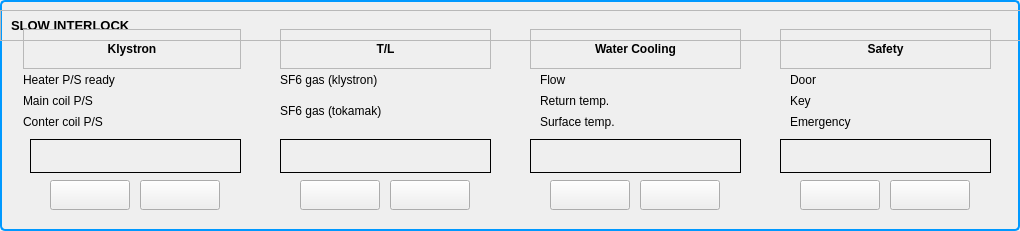
  <widget class="QGroupBox" name="groupBox_3" >
   <property name="geometry" >
    <rect>
     <x>30</x>
     <y>190</y>
     <width>1020</width>
     <height>231</height>
    </rect>
   </property>
   <property name="styleSheet" >
    <string>QGroupBox {
 background-color: qlineargradient(x1: 0, y1: 0, x2: 0, y2: 1,
                                   stop: 0 #E0E0E0, stop: 1 #FFFFFF);
 border: 2px solid rgb(0, 153, 255);
 border-radius: 5px;
 margin-top: 1ex; 
}</string>
   </property>
   <property name="title" >
    <string/>
   </property>
   <widget class="CALabel" name="caLabel_13" >
    <property name="geometry" >
     <rect>
      <x>180</x>
      <y>69</y>
      <width>61</width>
      <height>21</height>
     </rect>
    </property>
    <property name="font" >
     <font/>
    </property>
    <property name="alignment" >
     <set>Qt::AlignCenter</set>
    </property>
    <property name="pvname" >
     <string>LH1_DI1_BIT0C</string>
    </property>
    <property name="cmode" stdset="0" >
     <enum>CALabel::Alarm</enum>
    </property>
    <property name="truelabel" >
     <string>OK</string>
    </property>
    <property name="falselabel" >
     <string>FAULT</string>
    </property>
   </widget>
   <widget class="QLabel" name="label_23" >
    <property name="geometry" >
     <rect>
      <x>23</x>
      <y>69</y>
      <width>161</width>
      <height>21</height>
     </rect>
    </property>
    <property name="font" >
     <font>
      <pointsize>9</pointsize>
     </font>
    </property>
    <property name="text" >
     <string>Heater P/S ready</string>
    </property>
    <property name="alignment" >
     <set>Qt::AlignLeading|Qt::AlignLeft|Qt::AlignVCenter</set>
    </property>
   </widget>
   <widget class="QLabel" name="label_26" >
    <property name="geometry" >
     <rect>
      <x>23</x>
      <y>90</y>
      <width>151</width>
      <height>21</height>
     </rect>
    </property>
    <property name="font" >
     <font>
      <pointsize>9</pointsize>
     </font>
    </property>
    <property name="text" >
     <string>Main coil P/S</string>
    </property>
    <property name="alignment" >
     <set>Qt::AlignLeading|Qt::AlignLeft|Qt::AlignVCenter</set>
    </property>
   </widget>
   <widget class="QLabel" name="label_24" >
    <property name="geometry" >
     <rect>
      <x>23</x>
      <y>111</y>
      <width>151</width>
      <height>21</height>
     </rect>
    </property>
    <property name="font" >
     <font>
      <pointsize>9</pointsize>
     </font>
    </property>
    <property name="text" >
     <string>Conter coil P/S</string>
    </property>
    <property name="alignment" >
     <set>Qt::AlignLeading|Qt::AlignLeft|Qt::AlignVCenter</set>
    </property>
   </widget>
   <widget class="CALabel" name="caLabel_18" >
    <property name="geometry" >
     <rect>
      <x>180</x>
      <y>90</y>
      <width>61</width>
      <height>21</height>
     </rect>
    </property>
    <property name="font" >
     <font/>
    </property>
    <property name="alignment" >
     <set>Qt::AlignCenter</set>
    </property>
    <property name="pvname" >
     <string>LH1_KL_MPS_STAT</string>
    </property>
    <property name="cmode" stdset="0" >
     <enum>CALabel::Alarm</enum>
    </property>
    <property name="truelabel" >
     <string>OK</string>
    </property>
    <property name="falselabel" >
     <string>FAULT</string>
    </property>
   </widget>
   <widget class="CALabel" name="caLabel_16" >
    <property name="geometry" >
     <rect>
      <x>180</x>
      <y>111</y>
      <width>61</width>
      <height>21</height>
     </rect>
    </property>
    <property name="font" >
     <font/>
    </property>
    <property name="alignment" >
     <set>Qt::AlignCenter</set>
    </property>
    <property name="pvname" >
     <string>LH1_INT_CMPS_STAT</string>
    </property>
    <property name="cmode" stdset="0" >
     <enum>CALabel::Alarm</enum>
    </property>
    <property name="truelabel" >
     <string>OK</string>
    </property>
    <property name="falselabel" >
     <string>FAULT</string>
    </property>
   </widget>
   <widget class="QLabel" name="label_20" >
    <property name="geometry" >
     <rect>
      <x>0</x>
      <y>10</y>
      <width>1021</width>
      <height>31</height>
     </rect>
    </property>
    <property name="font" >
     <font>
      <pointsize>-1</pointsize>
      <weight>75</weight>
      <bold>true</bold>
     </font>
    </property>
    <property name="styleSheet" >
     <string>font-size:13px;font-weight:bold;</string>
    </property>
    <property name="frameShape" >
     <enum>QFrame::StyledPanel</enum>
    </property>
    <property name="text" >
     <string>SLOW INTERLOCK</string>
    </property>
    <property name="alignment" >
     <set>Qt::AlignLeading|Qt::AlignLeft|Qt::AlignVCenter</set>
    </property>
    <property name="indent" >
     <number>10</number>
    </property>
   </widget>
   <widget class="CAPushButton" name="caPushButton_5" >
    <property name="geometry" >
     <rect>
      <x>50</x>
      <y>180</y>
      <width>80</width>
      <height>30</height>
     </rect>
    </property>
    <property name="font" >
     <font/>
    </property>
    <property name="styleSheet" >
     <string/>
    </property>
    <property name="buttonType" >
     <enum>CAPushButton::PulseButton</enum>
    </property>
    <property name="pvname" >
     <string>LH1_INTC_KLY_EN</string>
    </property>
    <property name="truelabel" >
     <string>ENABLE</string>
    </property>
    <property name="falselabel" >
     <string>ENABLE</string>
    </property>
   </widget>
   <widget class="CALabel" name="caLabel_27" >
    <property name="geometry" >
     <rect>
      <x>30</x>
      <y>139</y>
      <width>211</width>
      <height>34</height>
     </rect>
    </property>
    <property name="font" >
     <font/>
    </property>
    <property name="styleSheet" >
     <string> border: 1px solid black;</string>
    </property>
    <property name="frameShape" >
     <enum>QFrame::StyledPanel</enum>
    </property>
    <property name="alignment" >
     <set>Qt::AlignCenter</set>
    </property>
    <property name="pvname" >
     <string>LH1_INT_DKLY_STAT</string>
    </property>
    <property name="cmode" stdset="0" >
     <enum>CALabel::Alarm</enum>
    </property>
    <property name="truelabel" >
     <string>Kly. INT Disable</string>
    </property>
    <property name="falselabel" >
     <string>Kly. INT Enable</string>
    </property>
   </widget>
   <widget class="CAPushButton" name="caPushButton_6" >
    <property name="geometry" >
     <rect>
      <x>140</x>
      <y>180</y>
      <width>80</width>
      <height>30</height>
     </rect>
    </property>
    <property name="font" >
     <font/>
    </property>
    <property name="styleSheet" >
     <string/>
    </property>
    <property name="buttonType" >
     <enum>CAPushButton::PulseButton</enum>
    </property>
    <property name="pvname" >
     <string>LH1_INTC_KLY_DIS</string>
    </property>
    <property name="truelabel" >
     <string>DISABLE</string>
    </property>
    <property name="falselabel" >
     <string>DISABLE</string>
    </property>
   </widget>
   <widget class="CAPushButton" name="caPushButton_7" >
    <property name="geometry" >
     <rect>
      <x>800</x>
      <y>180</y>
      <width>80</width>
      <height>30</height>
     </rect>
    </property>
    <property name="font" >
     <font/>
    </property>
    <property name="styleSheet" >
     <string/>
    </property>
    <property name="buttonType" >
     <enum>CAPushButton::PulseButton</enum>
    </property>
    <property name="pvname" >
     <string>LH1_INTC_AUX_EN</string>
    </property>
    <property name="truelabel" >
     <string>ENABLE</string>
    </property>
    <property name="falselabel" >
     <string>ENABLE</string>
    </property>
   </widget>
   <widget class="CALabel" name="caLabel_28" >
    <property name="geometry" >
     <rect>
      <x>780</x>
      <y>139</y>
      <width>211</width>
      <height>34</height>
     </rect>
    </property>
    <property name="font" >
     <font/>
    </property>
    <property name="styleSheet" >
     <string> border: 1px solid black;</string>
    </property>
    <property name="frameShape" >
     <enum>QFrame::StyledPanel</enum>
    </property>
    <property name="alignment" >
     <set>Qt::AlignCenter</set>
    </property>
    <property name="pvname" >
     <string>LH1_INT_AUX_STAT</string>
    </property>
    <property name="cmode" stdset="0" >
     <enum>CALabel::Alarm</enum>
    </property>
    <property name="truelabel" >
     <string>Aux.INT Disable</string>
    </property>
    <property name="falselabel" >
     <string>Aux.INT Enable</string>
    </property>
   </widget>
   <widget class="CAPushButton" name="caPushButton_8" >
    <property name="geometry" >
     <rect>
      <x>890</x>
      <y>180</y>
      <width>80</width>
      <height>30</height>
     </rect>
    </property>
    <property name="font" >
     <font/>
    </property>
    <property name="styleSheet" >
     <string/>
    </property>
    <property name="buttonType" >
     <enum>CAPushButton::PulseButton</enum>
    </property>
    <property name="pvname" >
     <string>LH1_INTC_AUX_DIS</string>
    </property>
    <property name="truelabel" >
     <string>DISABLE</string>
    </property>
    <property name="falselabel" >
     <string>DISABLE</string>
    </property>
   </widget>
   <widget class="QLabel" name="label_27" >
    <property name="geometry" >
     <rect>
      <x>23</x>
      <y>29</y>
      <width>218</width>
      <height>40</height>
     </rect>
    </property>
    <property name="font" >
     <font>
      <weight>75</weight>
      <bold>true</bold>
     </font>
    </property>
    <property name="styleSheet" >
     <string>font-weight:bold;</string>
    </property>
    <property name="frameShape" >
     <enum>QFrame::StyledPanel</enum>
    </property>
    <property name="text" >
     <string>Klystron</string>
    </property>
    <property name="alignment" >
     <set>Qt::AlignCenter</set>
    </property>
   </widget>
   <widget class="CALabel" name="caLabel_14" >
    <property name="geometry" >
     <rect>
      <x>430</x>
      <y>69</y>
      <width>61</width>
      <height>21</height>
     </rect>
    </property>
    <property name="font" >
     <font/>
    </property>
    <property name="alignment" >
     <set>Qt::AlignCenter</set>
    </property>
    <property name="pvname" >
     <string>LH1_TL_SF6_STAT</string>
    </property>
    <property name="cmode" stdset="0" >
     <enum>CALabel::Alarm</enum>
    </property>
    <property name="truelabel" >
     <string>FAULT</string>
    </property>
    <property name="falselabel" >
     <string>OK</string>
    </property>
   </widget>
   <widget class="QLabel" name="label_30" >
    <property name="geometry" >
     <rect>
      <x>280</x>
      <y>69</y>
      <width>161</width>
      <height>21</height>
     </rect>
    </property>
    <property name="font" >
     <font>
      <pointsize>9</pointsize>
     </font>
    </property>
    <property name="text" >
     <string>SF6 gas (klystron)</string>
    </property>
    <property name="alignment" >
     <set>Qt::AlignLeading|Qt::AlignLeft|Qt::AlignVCenter</set>
    </property>
   </widget>
   <widget class="QLabel" name="label_32" >
    <property name="geometry" >
     <rect>
      <x>280</x>
      <y>29</y>
      <width>211</width>
      <height>40</height>
     </rect>
    </property>
    <property name="font" >
     <font>
      <weight>75</weight>
      <bold>true</bold>
     </font>
    </property>
    <property name="styleSheet" >
     <string>font-weight:bold;</string>
    </property>
    <property name="frameShape" >
     <enum>QFrame::StyledPanel</enum>
    </property>
    <property name="text" >
     <string>T/L</string>
    </property>
    <property name="alignment" >
     <set>Qt::AlignCenter</set>
    </property>
   </widget>
   <widget class="CALabel" name="caLabel_15" >
    <property name="geometry" >
     <rect>
      <x>680</x>
      <y>69</y>
      <width>61</width>
      <height>21</height>
     </rect>
    </property>
    <property name="font" >
     <font/>
    </property>
    <property name="alignment" >
     <set>Qt::AlignCenter</set>
    </property>
    <property name="pvname" >
     <string>LH1_CL_FLOW_STAT</string>
    </property>
    <property name="cmode" stdset="0" >
     <enum>CALabel::Alarm</enum>
    </property>
    <property name="truelabel" >
     <string>FAULT</string>
    </property>
    <property name="falselabel" >
     <string>OK</string>
    </property>
   </widget>
   <widget class="CALabel" name="caLabel_22" >
    <property name="geometry" >
     <rect>
      <x>680</x>
      <y>90</y>
      <width>61</width>
      <height>21</height>
     </rect>
    </property>
    <property name="font" >
     <font/>
    </property>
    <property name="alignment" >
     <set>Qt::AlignCenter</set>
    </property>
    <property name="pvname" >
     <string>LH1_CL_RTEMP_STAT</string>
    </property>
    <property name="cmode" stdset="0" >
     <enum>CALabel::Alarm</enum>
    </property>
    <property name="truelabel" >
     <string>FAULT</string>
    </property>
    <property name="falselabel" >
     <string>OK</string>
    </property>
   </widget>
   <widget class="QLabel" name="label_35" >
    <property name="geometry" >
     <rect>
      <x>540</x>
      <y>69</y>
      <width>161</width>
      <height>21</height>
     </rect>
    </property>
    <property name="font" >
     <font>
      <pointsize>9</pointsize>
     </font>
    </property>
    <property name="text" >
     <string>Flow</string>
    </property>
    <property name="alignment" >
     <set>Qt::AlignLeading|Qt::AlignLeft|Qt::AlignVCenter</set>
    </property>
   </widget>
   <widget class="QLabel" name="label_36" >
    <property name="geometry" >
     <rect>
      <x>540</x>
      <y>90</y>
      <width>151</width>
      <height>21</height>
     </rect>
    </property>
    <property name="font" >
     <font>
      <pointsize>9</pointsize>
     </font>
    </property>
    <property name="text" >
     <string>Return temp.</string>
    </property>
    <property name="alignment" >
     <set>Qt::AlignLeading|Qt::AlignLeft|Qt::AlignVCenter</set>
    </property>
   </widget>
   <widget class="QLabel" name="label_42" >
    <property name="geometry" >
     <rect>
      <x>530</x>
      <y>29</y>
      <width>211</width>
      <height>40</height>
     </rect>
    </property>
    <property name="font" >
     <font>
      <weight>75</weight>
      <bold>true</bold>
     </font>
    </property>
    <property name="styleSheet" >
     <string>font-weight:bold;</string>
    </property>
    <property name="frameShape" >
     <enum>QFrame::StyledPanel</enum>
    </property>
    <property name="text" >
     <string>Water Cooling</string>
    </property>
    <property name="alignment" >
     <set>Qt::AlignCenter</set>
    </property>
   </widget>
   <widget class="CALabel" name="caLabel_25" >
    <property name="geometry" >
     <rect>
      <x>930</x>
      <y>69</y>
      <width>61</width>
      <height>21</height>
     </rect>
    </property>
    <property name="font" >
     <font/>
    </property>
    <property name="alignment" >
     <set>Qt::AlignCenter</set>
    </property>
    <property name="pvname" >
     <string>LH1_INT_DF_STAT</string>
    </property>
    <property name="cmode" stdset="0" >
     <enum>CALabel::Alarm</enum>
    </property>
    <property name="truelabel" >
     <string>OK</string>
    </property>
    <property name="falselabel" >
     <string>FAULT</string>
    </property>
   </widget>
   <widget class="CALabel" name="caLabel_26" >
    <property name="geometry" >
     <rect>
      <x>930</x>
      <y>90</y>
      <width>61</width>
      <height>20</height>
     </rect>
    </property>
    <property name="font" >
     <font/>
    </property>
    <property name="alignment" >
     <set>Qt::AlignCenter</set>
    </property>
    <property name="pvname" >
     <string>LH1_INT_SKEY_STAT</string>
    </property>
    <property name="cmode" stdset="0" >
     <enum>CALabel::Alarm</enum>
    </property>
    <property name="truelabel" >
     <string>FAULT</string>
    </property>
    <property name="falselabel" >
     <string>OK</string>
    </property>
   </widget>
   <widget class="QLabel" name="label_43" >
    <property name="geometry" >
     <rect>
      <x>790</x>
      <y>111</y>
      <width>151</width>
      <height>21</height>
     </rect>
    </property>
    <property name="font" >
     <font>
      <pointsize>9</pointsize>
     </font>
    </property>
    <property name="text" >
     <string>Emergency</string>
    </property>
    <property name="alignment" >
     <set>Qt::AlignLeading|Qt::AlignLeft|Qt::AlignVCenter</set>
    </property>
   </widget>
   <widget class="CALabel" name="caLabel_29" >
    <property name="geometry" >
     <rect>
      <x>930</x>
      <y>111</y>
      <width>61</width>
      <height>21</height>
     </rect>
    </property>
    <property name="font" >
     <font/>
    </property>
    <property name="alignment" >
     <set>Qt::AlignCenter</set>
    </property>
    <property name="pvname" >
     <string>LH1_INT_EMG_STAT</string>
    </property>
    <property name="cmode" stdset="0" >
     <enum>CALabel::Alarm</enum>
    </property>
    <property name="truelabel" >
     <string>FAULT</string>
    </property>
    <property name="falselabel" >
     <string>OK</string>
    </property>
   </widget>
   <widget class="QLabel" name="label_45" >
    <property name="geometry" >
     <rect>
      <x>790</x>
      <y>69</y>
      <width>161</width>
      <height>21</height>
     </rect>
    </property>
    <property name="font" >
     <font>
      <pointsize>9</pointsize>
     </font>
    </property>
    <property name="text" >
     <string>Door</string>
    </property>
    <property name="alignment" >
     <set>Qt::AlignLeading|Qt::AlignLeft|Qt::AlignVCenter</set>
    </property>
   </widget>
   <widget class="QLabel" name="label_46" >
    <property name="geometry" >
     <rect>
      <x>790</x>
      <y>90</y>
      <width>151</width>
      <height>21</height>
     </rect>
    </property>
    <property name="font" >
     <font>
      <pointsize>9</pointsize>
     </font>
    </property>
    <property name="text" >
     <string>Key</string>
    </property>
    <property name="alignment" >
     <set>Qt::AlignLeading|Qt::AlignLeft|Qt::AlignVCenter</set>
    </property>
   </widget>
   <widget class="QLabel" name="label_47" >
    <property name="geometry" >
     <rect>
      <x>780</x>
      <y>29</y>
      <width>211</width>
      <height>40</height>
     </rect>
    </property>
    <property name="font" >
     <font>
      <weight>75</weight>
      <bold>true</bold>
     </font>
    </property>
    <property name="styleSheet" >
     <string>font-weight:bold;</string>
    </property>
    <property name="frameShape" >
     <enum>QFrame::StyledPanel</enum>
    </property>
    <property name="text" >
     <string>Safety</string>
    </property>
    <property name="alignment" >
     <set>Qt::AlignCenter</set>
    </property>
   </widget>
   <widget class="CAPushButton" name="caPushButton_9" >
    <property name="geometry" >
     <rect>
      <x>300</x>
      <y>180</y>
      <width>80</width>
      <height>30</height>
     </rect>
    </property>
    <property name="font" >
     <font/>
    </property>
    <property name="styleSheet" >
     <string/>
    </property>
    <property name="buttonType" >
     <enum>CAPushButton::PulseButton</enum>
    </property>
    <property name="pvname" >
     <string>LH1_INTC_TL_EN</string>
    </property>
    <property name="truelabel" >
     <string>ENABLE</string>
    </property>
    <property name="falselabel" >
     <string>ENABLE</string>
    </property>
   </widget>
   <widget class="CALabel" name="caLabel_31" >
    <property name="geometry" >
     <rect>
      <x>280</x>
      <y>139</y>
      <width>211</width>
      <height>34</height>
     </rect>
    </property>
    <property name="font" >
     <font/>
    </property>
    <property name="styleSheet" >
     <string> border: 1px solid black;</string>
    </property>
    <property name="frameShape" >
     <enum>QFrame::StyledPanel</enum>
    </property>
    <property name="alignment" >
     <set>Qt::AlignCenter</set>
    </property>
    <property name="pvname" >
     <string>LH1_INT_DTL_STAT</string>
    </property>
    <property name="cmode" stdset="0" >
     <enum>CALabel::Alarm</enum>
    </property>
    <property name="truelabel" >
     <string>T/L. INT Disable</string>
    </property>
    <property name="falselabel" >
     <string>T/L. INT Enable</string>
    </property>
   </widget>
   <widget class="CAPushButton" name="caPushButton_10" >
    <property name="geometry" >
     <rect>
      <x>390</x>
      <y>180</y>
      <width>80</width>
      <height>30</height>
     </rect>
    </property>
    <property name="font" >
     <font/>
    </property>
    <property name="styleSheet" >
     <string/>
    </property>
    <property name="buttonType" >
     <enum>CAPushButton::PulseButton</enum>
    </property>
    <property name="pvname" >
     <string>LH1_INTC_TL_DIS</string>
    </property>
    <property name="truelabel" >
     <string>DISABLE</string>
    </property>
    <property name="falselabel" >
     <string>DISABLE</string>
    </property>
   </widget>
   <widget class="CAPushButton" name="caPushButton_11" >
    <property name="geometry" >
     <rect>
      <x>550</x>
      <y>180</y>
      <width>80</width>
      <height>30</height>
     </rect>
    </property>
    <property name="font" >
     <font/>
    </property>
    <property name="styleSheet" >
     <string/>
    </property>
    <property name="buttonType" >
     <enum>CAPushButton::PulseButton</enum>
    </property>
    <property name="pvname" >
     <string>LH1_INTC_CL_EN</string>
    </property>
    <property name="truelabel" >
     <string>ENABLE</string>
    </property>
    <property name="falselabel" >
     <string>ENABLE</string>
    </property>
   </widget>
   <widget class="CALabel" name="caLabel_32" >
    <property name="geometry" >
     <rect>
      <x>530</x>
      <y>139</y>
      <width>211</width>
      <height>34</height>
     </rect>
    </property>
    <property name="font" >
     <font/>
    </property>
    <property name="styleSheet" >
     <string> border: 1px solid black;</string>
    </property>
    <property name="frameShape" >
     <enum>QFrame::StyledPanel</enum>
    </property>
    <property name="alignment" >
     <set>Qt::AlignCenter</set>
    </property>
    <property name="pvname" >
     <string>LH1_INT_DCL_STAT</string>
    </property>
    <property name="cmode" stdset="0" >
     <enum>CALabel::Alarm</enum>
    </property>
    <property name="truelabel" >
     <string>Cooling_INT Disable</string>
    </property>
    <property name="falselabel" >
     <string>Cooling_INT Enable</string>
    </property>
   </widget>
   <widget class="CAPushButton" name="caPushButton_12" >
    <property name="geometry" >
     <rect>
      <x>640</x>
      <y>180</y>
      <width>80</width>
      <height>30</height>
     </rect>
    </property>
    <property name="font" >
     <font/>
    </property>
    <property name="styleSheet" >
     <string/>
    </property>
    <property name="buttonType" >
     <enum>CAPushButton::PulseButton</enum>
    </property>
    <property name="pvname" >
     <string>LH1_INTC_CL_DIS</string>
    </property>
    <property name="truelabel" >
     <string>DISABLE</string>
    </property>
    <property name="falselabel" >
     <string>DISABLE</string>
    </property>
   </widget>
   <widget class="CALabel" name="caLabel_23" >
    <property name="geometry" >
     <rect>
      <x>680</x>
      <y>111</y>
      <width>61</width>
      <height>21</height>
     </rect>
    </property>
    <property name="font" >
     <font/>
    </property>
    <property name="alignment" >
     <set>Qt::AlignCenter</set>
    </property>
    <property name="pvname" >
     <string>LH1_CL_STEMP_STAT</string>
    </property>
    <property name="cmode" stdset="0" >
     <enum>CALabel::Alarm</enum>
    </property>
    <property name="truelabel" >
     <string>FAULT</string>
    </property>
    <property name="falselabel" >
     <string>OK</string>
    </property>
   </widget>
   <widget class="QLabel" name="label_44" >
    <property name="geometry" >
     <rect>
      <x>540</x>
      <y>111</y>
      <width>151</width>
      <height>21</height>
     </rect>
    </property>
    <property name="font" >
     <font>
      <pointsize>9</pointsize>
     </font>
    </property>
    <property name="text" >
     <string>Surface temp.</string>
    </property>
    <property name="alignment" >
     <set>Qt::AlignLeading|Qt::AlignLeft|Qt::AlignVCenter</set>
    </property>
   </widget>
   <widget class="QLabel" name="label_31" >
    <property name="geometry" >
     <rect>
      <x>280</x>
      <y>100</y>
      <width>161</width>
      <height>21</height>
     </rect>
    </property>
    <property name="font" >
     <font>
      <pointsize>9</pointsize>
     </font>
    </property>
    <property name="text" >
     <string>SF6 gas (tokamak)</string>
    </property>
    <property name="alignment" >
     <set>Qt::AlignLeading|Qt::AlignLeft|Qt::AlignVCenter</set>
    </property>
   </widget>
   <widget class="CALabel" name="caLabel_17" >
    <property name="geometry" >
     <rect>
      <x>430</x>
      <y>100</y>
      <width>61</width>
      <height>21</height>
     </rect>
    </property>
    <property name="font" >
     <font/>
    </property>
    <property name="alignment" >
     <set>Qt::AlignCenter</set>
    </property>
    <property name="pvname" >
     <string>LH1_TK_SF6_STAT</string>
    </property>
    <property name="cmode" stdset="0" >
     <enum>CALabel::Alarm</enum>
    </property>
    <property name="truelabel" >
     <string>OK</string>
    </property>
    <property name="falselabel" >
     <string>FAULT</string>
    </property>
   </widget>
  </widget>
